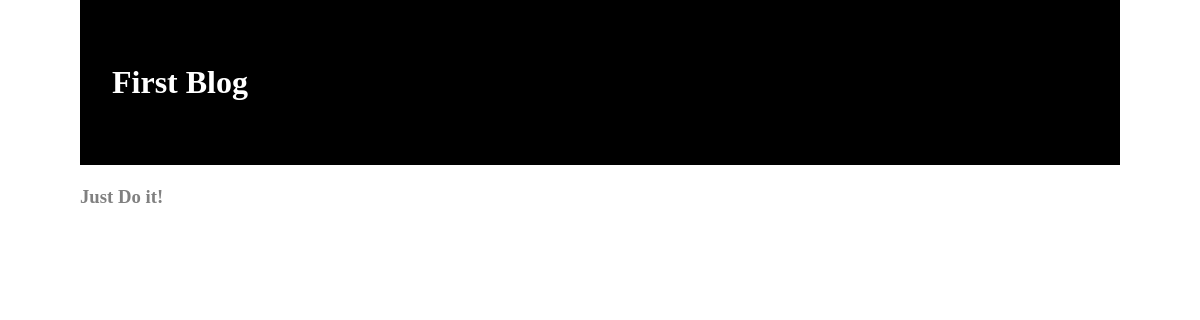
Before: /archive/ with the older database file.
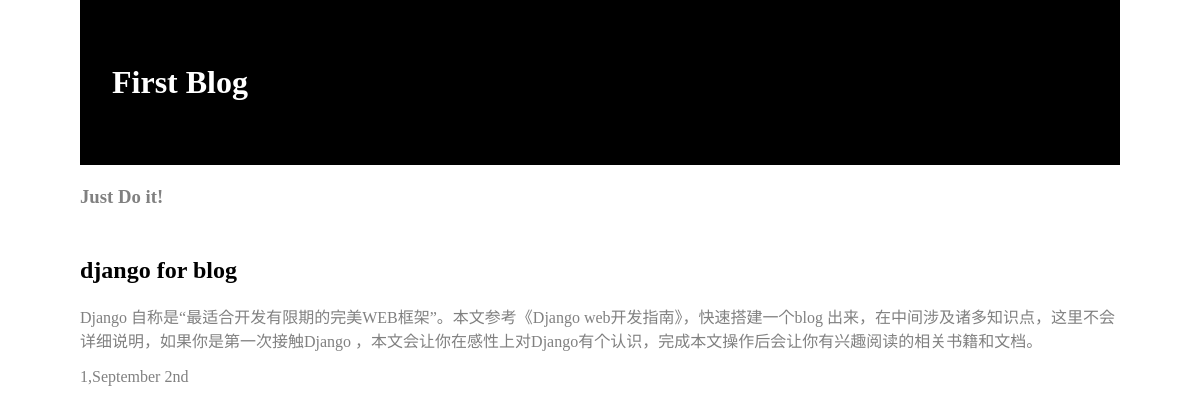
After: the same page with the newer database file.
### blog/models.py (models this page shows)
class BlogPost(models.Model):
    title = models.CharField(max_length=150)
    content = models.TextField()
    timestamp = models.DateTimeField()

### blog/views.py (the view)
# urls.py: url(r'^archive/$','blog.views.archive'),
def archive(request):
    posts = BlogPost.objects.all()
    t = loader.get_template('archive.html')
    c = {'posts':posts}
    return HttpResponse(t.render(c))

### blog/templates/archive.html
{% extends "base.html" %}
  {% block content%}
      {% for post in posts %}
      <h2> {{ post.title}}</h2>
      <p>{{ post.content}}</p>
      <p>{{ post.timestamp|date:"1,F jS"}}</p>
      {% endfor %}
  {% endblock %}

Changed rows visible on the page:
added BlogPost: title "django for blog", content "Django 自称是“最适合开发有限期的完美WEB框架”。本文参考《Django web开发指南》，快速搭建一个blog 出来，在中间涉及诸多知识点，这里不会详细说明，如果你是第一次接触Django ，本文会让你在感性上对Django有个认识，完成本文操作后会让你有兴趣阅读的相关书籍和文档。", timestamp "1,September 2nd"
